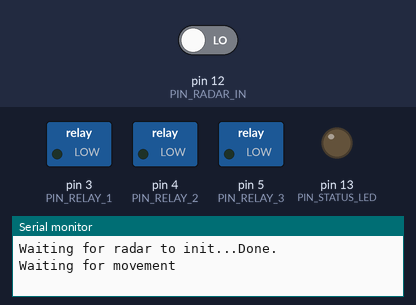
This sketch was run on a simulated Arduino Uno, built with avr-gcc and run on an emulated ATmega328P. Shown: switched loads named in the sketch (green lamp = pin HIGH), output pins drawn as LEDs (lit = HIGH), the last lines printed to the serial monitor. Inputs (shaded band) come from the test bench; at power-on: pin 12 (PIN_RADAR_IN) LOW.

Above: at 3.2 s.
3.3 s: pin 12 (PIN_RADAR_IN) driven HIGH
At 4.7 s:
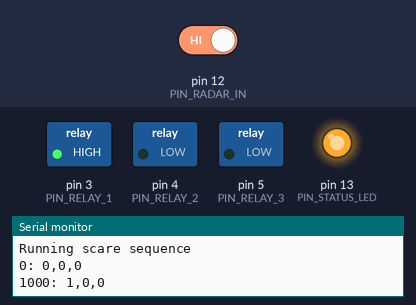
At 7.4 s:
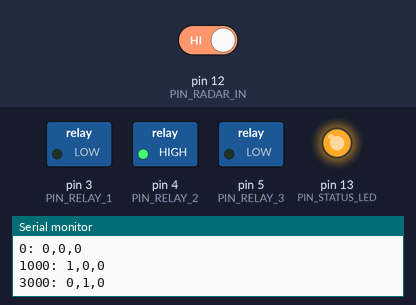
Timing chart, 0 to 14.8 s (numbered marks = the images above; inputs shaded):
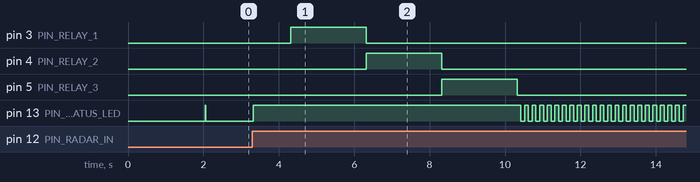

Measured:
- after the input at 3.3 s, pin 3 (PIN_RELAY_1): LOW → HIGH after 1.0 s, → LOW 2.0 s later; pin 4 (PIN_RELAY_2): LOW → HIGH after 3.0 s, → LOW 2.0 s later; pin 5 (PIN_RELAY_3): LOW → HIGH after 5.0 s, → LOW 2.0 s later
- by itself, pin 13 (PIN_STATUS_LED): repeats every 0.20 s: LOW 0.10 s, HIGH 0.10 s

The sketch:

haunted1.ino
```cpp
const int PIN_RADAR_IN = 12;
const int PIN_RELAY_1 = 3;
const int PIN_RELAY_2 = 4;
const int PIN_RELAY_3 = 5;
const int PIN_STATUS_LED = LED_BUILTIN;

//First number: time after movement detection, 2nd number: duration.
//Example {5,2} = Wait 5 seconds after movement, turn on realy for 2.
const int RELAY_1_SEQ[] = {1000, 2000};
const int RELAY_2_SEQ[] = {3000, 2000};
const int RELAY_3_SEQ[] = {5000, 2000};

const int PAUSE_AFTER_SEQ = 5000;
const int ASSUME_NO_MOVEMENT = 10000;

/*
 * Status LED
 * ------------------
 * Off: Init
 * Short blink every 2 seconds: waiting for movement
 * On: Executing scare sequence
 * Rapid blink: Sequence ended, pauising for PAUSE_AFTER_SEQ ms
 */


int totalExecutionTime = 0;

void setup() {
  totalExecutionTime = max(RELAY_1_SEQ[0] + RELAY_1_SEQ[1], RELAY_2_SEQ[0] + RELAY_2_SEQ[1]);
  totalExecutionTime = max(totalExecutionTime, RELAY_3_SEQ[0] + RELAY_3_SEQ[1]);
  totalExecutionTime = totalExecutionTime;
  Serial.begin(9600);
  pinMode(PIN_RADAR_IN, INPUT);
  pinMode(PIN_RELAY_1, OUTPUT);
  digitalWrite(PIN_RELAY_1, LOW);
  pinMode(PIN_RELAY_2, OUTPUT);
  digitalWrite(PIN_RELAY_2, LOW);
  pinMode(PIN_RELAY_3, OUTPUT);
  digitalWrite(PIN_RELAY_3, LOW);
  pinMode(PIN_STATUS_LED, OUTPUT);
  digitalWrite(PIN_STATUS_LED, LOW);
  Serial.println("Haunted house motion detector");
  Serial.print("\nStarting haunted. Total seq execution time: ");
  Serial.println(totalExecutionTime);
  Serial.print("Waiting for radar to init...");
  delay(2000); //Let the radar init
  Serial.println("Done.");
}

void loop() {
  Serial.println("Waiting for movement");
  bool b = digitalRead(PIN_RADAR_IN);
  bool statusLedState = true;
  unsigned long lastStatusLedChange = 0;
  //Wait until radata goes high
  while (!b) {
    unsigned long l = millis() - lastStatusLedChange;
    int p = statusLedState ? 2000 : 5;
    if (l >= p) {
      digitalWrite(PIN_STATUS_LED, statusLedState);
      statusLedState = !statusLedState;
      lastStatusLedChange = millis();
    }
    b = digitalRead(PIN_RADAR_IN);
    delay(10);

  }
  Serial.println("*******Detected motion**********");
  runSequence();
  b = digitalRead(PIN_RADAR_IN);

  //Wait until radar goes low
  unsigned long t1 = millis();
  while (b) {
    b = digitalRead(PIN_RADAR_IN);
    delay(100);
    unsigned long t2 = millis() - t1;
    if (t2 >= ASSUME_NO_MOVEMENT) {
      Serial.print("Clearing movement after ");
      Serial.print(ASSUME_NO_MOVEMENT);
      Serial.println("ms");
      break;
    }
  }
}

void runSequence() {
  String lastStr = "";
  Serial.println("Running scare sequence");
  digitalWrite(PIN_STATUS_LED, HIGH);
  unsigned long start = millis();
  unsigned long l = millis() - start;
  while (l <= totalExecutionTime) {
    bool b1 = (l >= RELAY_1_SEQ[0]  && l < RELAY_1_SEQ[0]  + RELAY_1_SEQ[1] );
    bool b2 = (l >= RELAY_2_SEQ[0]  && l < RELAY_2_SEQ[0]  + RELAY_2_SEQ[1] );
    bool b3 = (l >= RELAY_3_SEQ[0]  && l < RELAY_3_SEQ[0]  + RELAY_3_SEQ[1] );
    digitalWrite(PIN_RELAY_1, b1);
    digitalWrite(PIN_RELAY_2, b2);
    digitalWrite(PIN_RELAY_3, b3);
    String s = String(b1) + "," + String(b2) + "," + String(b3);
    if (s != lastStr) {
      Serial.print(l);
      Serial.print(": ");
      Serial.println(s);
      lastStr = s;
    }
    l = millis() - start;
  }
  digitalWrite(PIN_RELAY_1, false);
  digitalWrite(PIN_RELAY_2, false);
  digitalWrite(PIN_RELAY_3, false);
  Serial.print("Sequence ended. Pausing for ");
  Serial.print(PAUSE_AFTER_SEQ);
  Serial.println("ms");
  start = millis();
  l = 0;
  bool b = true;
  while (l < PAUSE_AFTER_SEQ) {
    digitalWrite(PIN_STATUS_LED, b);
    delay (100);
    b = !b;
    l = millis() - start;
  }
  Serial.println("done.");
  digitalWrite(PIN_STATUS_LED, LOW);
}
```
